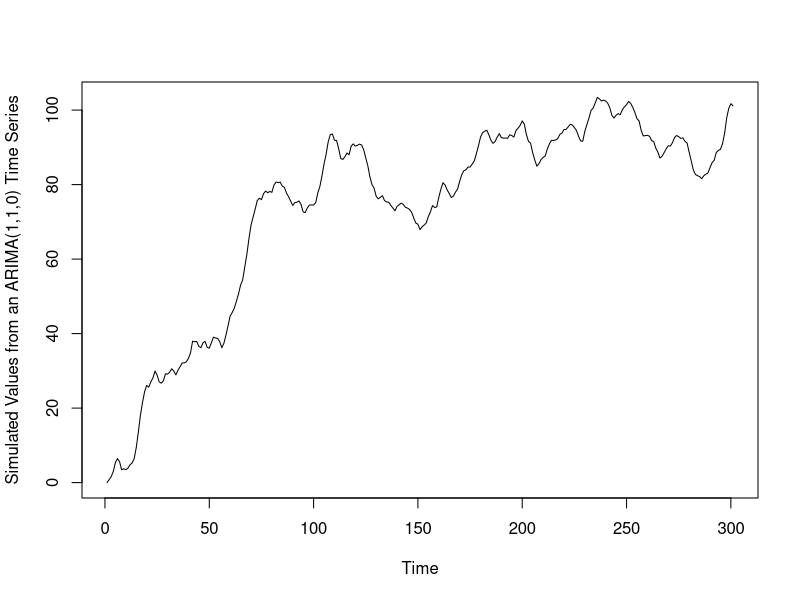
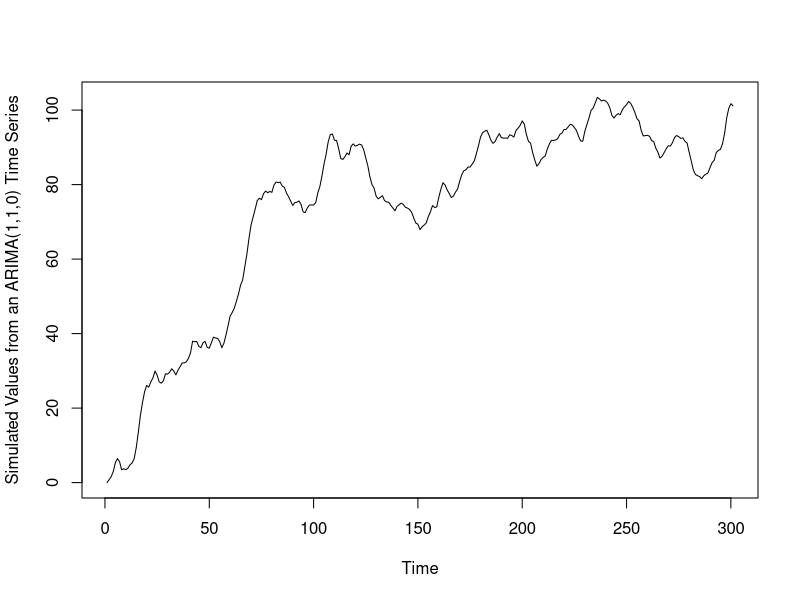
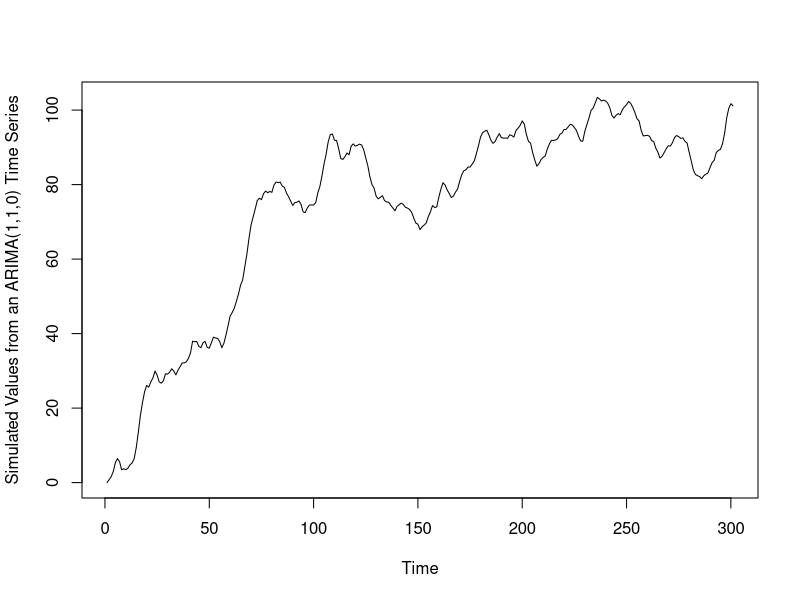
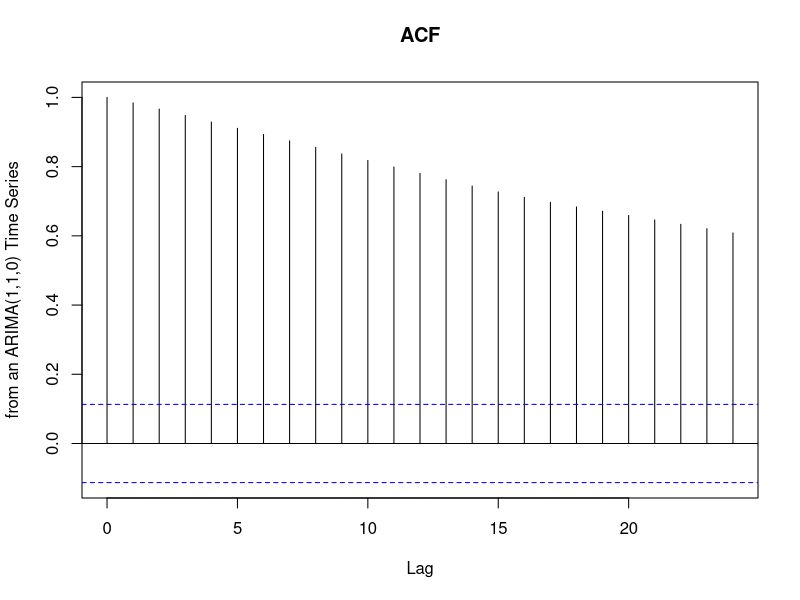
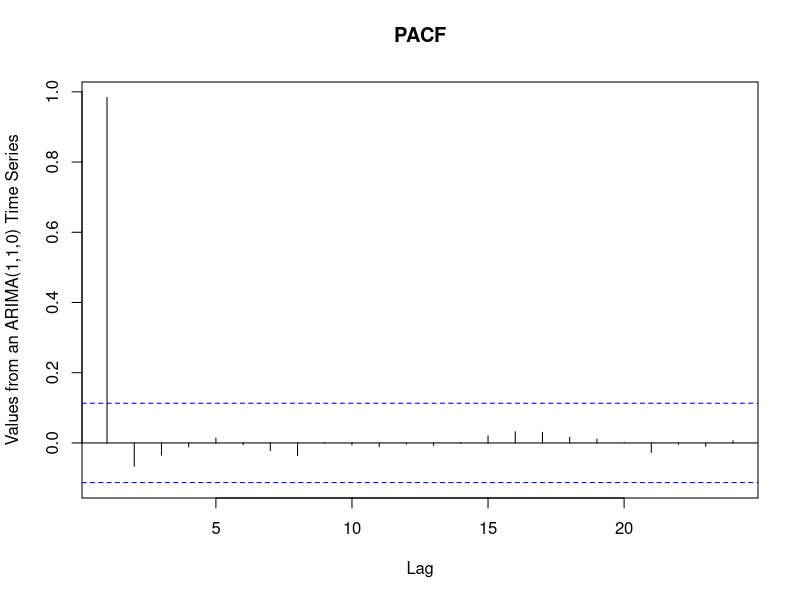
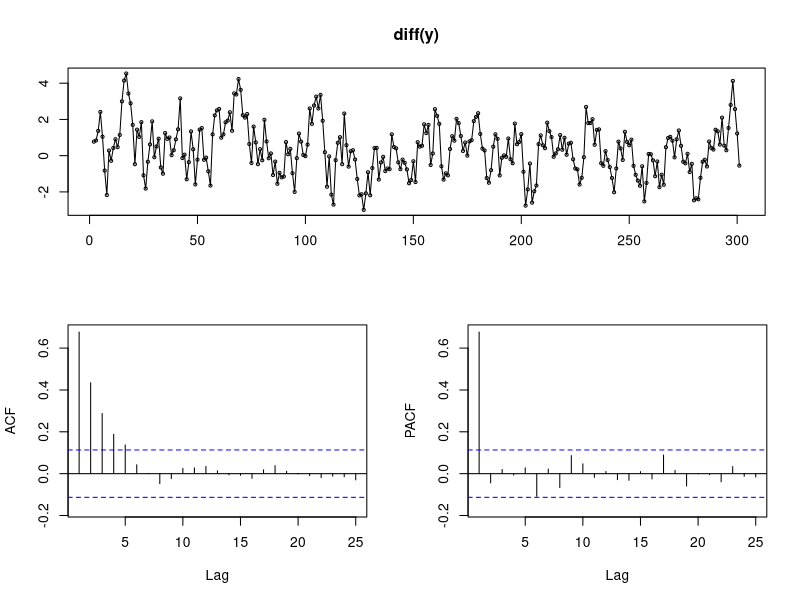
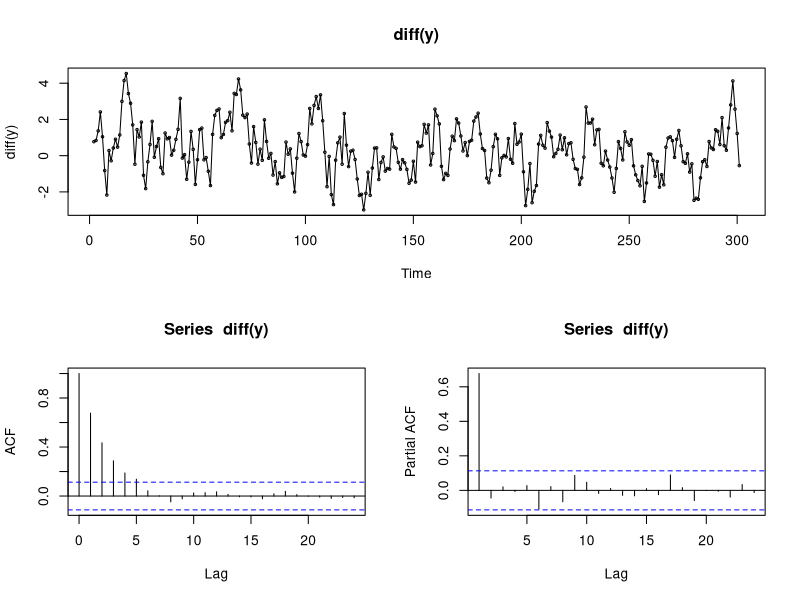

R code for these plots, in order:
## ---- chunk 1
set.seed(12345); 
y = arima.sim( list(order = c(1,1,0), ar = 0.7), n = 300)

set.seed(12345); 
y = arima.sim( list(order = c(1,1,0), ar = 0.7), n = 300)
## ---- chunk 2
ts.plot( y, 
    xlab = "Time", 
    ylab = "Simulated Values from an ARIMA(1,1,0) Time Series")
## ---- chunk 3
plot( y, 
  
     xlab = "Time", 
  
     ylab = "Simulated Values from an ARIMA(1,1,0) Time Series")

x <- 1:301

## ---- chunk 4
plot(x, y, 
    
    type="l", 
    
    xlab = "Time", 
  
    ylab = "Simulated Values from an ARIMA(1,1,0) Time Series")
## ---- chunk 5
acf(y, xlab = "Lag", ylab = "ACF of Simulated Values
from an ARIMA(1,1,0) Time Series", main = "ACF")
pacf(y, xlab = "Lag", ylab = "Partial ACF of Simulated
Values from an ARIMA(1,1,0) Time Series", main = "PACF")   
## ---- chunk 6
library(forecast)
tsdisplay(diff(y))  
## ---- chunk 7
layout(matrix(c(1,1,2,3), 2, 2, byrow = TRUE))
ts.plot(diff(y), main = "diff(y)")
points(diff(y),cex=0.4)
acf(diff(y))
pacf(diff(y))
## ---- chunk 8
fit10=arima(diff(y),order = c(1,0,0));fit10
## ---- chunk 9
fit11=arima(diff(y),order= c(1,0,1));fit11$aic
# 844.452
fit10=arima(diff(y),order= c(1,0,0));fit10$aic
# 842.4563
fit01=arima(diff(y),order= c(0,0,1));fit01$aic
# 911.0564
fit21=arima(diff(y),order= c(2,0,1));fit21$aic
# 845.8664
fit12=arima(diff(y),order= c(1,0,2));fit12$aic
# 846.3837
fit22=arima(diff(y),order= c(2,0,2));fit22$aic
# 847.6294
